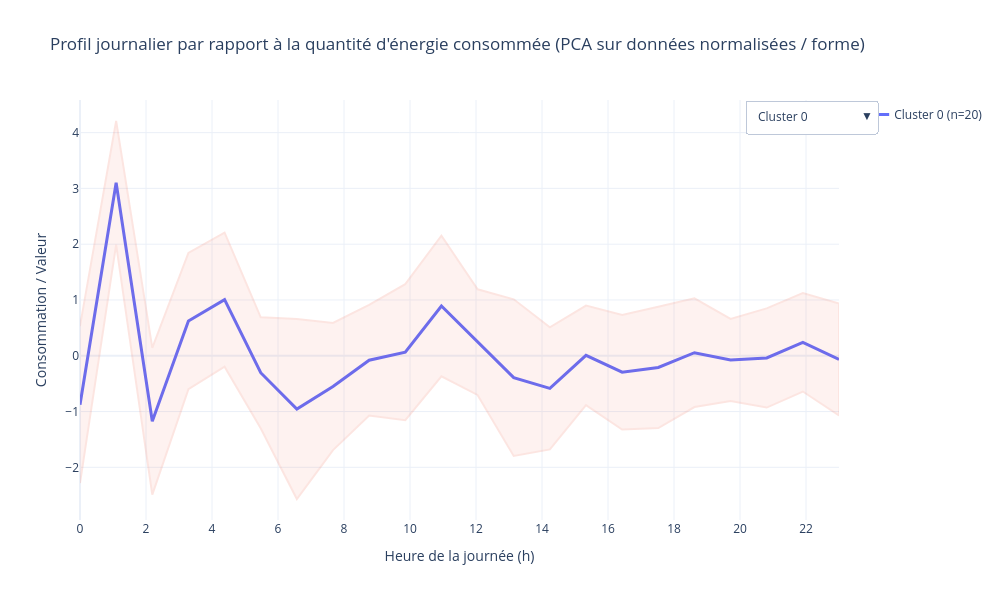

Write notebook code for a chart like this one.
### Code cell
print("PCA sur données normalisées")
plot_interactive_cluster_profiles(
    X=X_pca,
    cluster_labels=cluster_labels_Xpca,
    k_final=k_Xpca,
    titre="Profil journalier par rapport à la quantité d'énergie consommée (PCA sur données normalisées / forme)"
)
